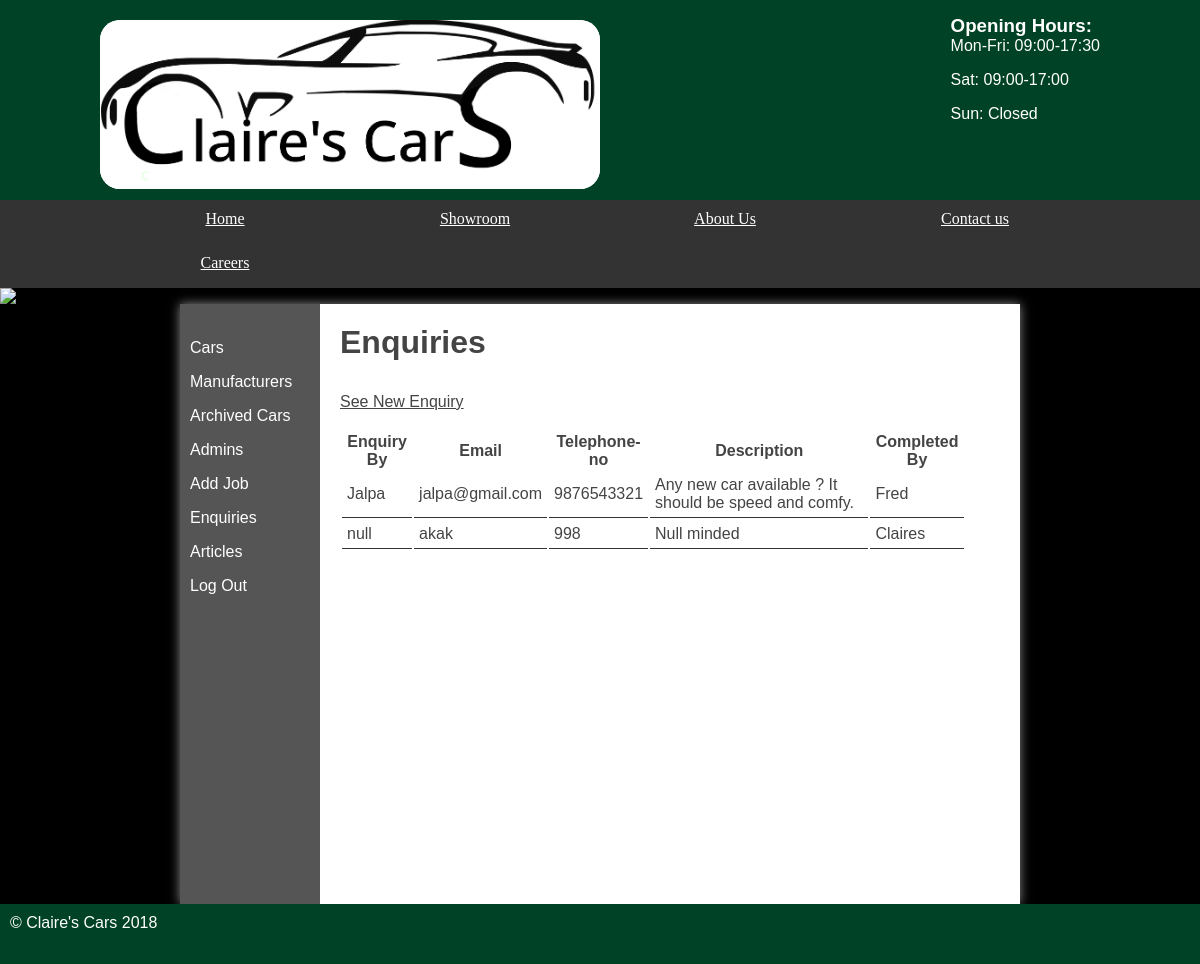
The app's page /?page=previousEnquiries (signed in) with its own data.
### tables this page shows
CREATE TABLE `enquiries` (
  `id` int(11) NOT NULL AUTO_INCREMENT,
  `person_name` varchar(255) NOT NULL,
  `email` varchar(255) NOT NULL,
  `telephone_no` varchar(255) NOT NULL,
  `enquiry_date` date NOT NULL,
  `enquiry` text NOT NULL,
  `completed` char(1) NOT NULL,
  `completed_by` varchar(255) NOT NULL,
  PRIMARY KEY (`id`)
);

### classes/databaseTable.php (called while the page is built, shortened)
<?php
class databaseTable{
    private $table;
    private $pdo;
	public function __construct($table,$primaryKey,$pdo) {
		$this->table = $table;
        $this->pdo = $pdo;
	}
    function find($field, $value){
        $query = $this->pdo->prepare('SELECT * FROM ' .$this->table. ' WHERE ' .$field. ' =:value');
        $key = [
            'value' => $value
        ];
        $query->execute($key);
        return $query->fetchAll();
    }
}

### webControllers/adminController.php (called while the page is built, shortened)
<?php
class adminController{
    private $enquiry_table;
    public function __construct($cars, $manufacturer, $users, $article, $enquiry){
        $this->enquiry_table = $enquiry;
    }
    public function previousEnquiries(){
        $enquiry = $this->enquiry_table->find('completed','Y');
        return [
            'template' => 'admin/enquiries.html.php',
            'title' => 'Claires\'s Cars - Admin Previous Enquiry Page',
            'variables' => [
                'enquiriesData' => $enquiry,
                'previousEnquiryPage' => true
            ]
        ];
    }
}
?>

### templates/admin/enquiries.html.php (the view)
<section class="right">
    <?php
    if (isset($_SESSION['loggedin']) && $_SESSION['loggedin'] == true) {
        ?>
        <h2>Enquiries</h2>
        <?php
        if($previousEnquiryPage){
            echo '<a class="new" href="?page=enquiries">See New Enquiry</a>';
        }else{
            echo '<a class="new" href="?page=previousEnquiries">See previous Enquiry</a>';
        }
        ?>
         <table>
            <thead>
                <tr>
                    <th >Enquiry By</th>
                    <th>Email</th>
                    <th style="width: 10%">Telephone-no</th>
                    <th>Description</th>
                    <?php
                    if($previousEnquiryPage){
                     echo '<th>Completed By</th>';
                    }?>
                    <th style="width: 5%">&nbsp;</th>
                </tr>
                <?php
                foreach ($enquiriesData as $enquiry) {
                ?>
                <tr>
                    <td><?= $enquiry['person_name'] ?> </td>
                    <td><?= $enquiry['email'] ?> </td>
                    <td><?= $enquiry['telephone_no'] ?> </td>
                    <td><?= $enquiry['enquiry'] ?> </td>
                    <?php
                    if($enquiry['completed'] == 'N'){
                    ?>
                        <td>
                        <form method="post">
                            <input type="hidden" name="enquiryId" value="<?= $enquiry['id']?>"/>
                            <input type="submit" name="submit" value="Mark Complete" />
					    </form>
                    </td>
                    <?php
                    }else{
                        echo'<td>'. $enquiry['completed_by'] .'</td>';
                    }
                    ?>
                </tr>
                <?php
                }
                ?>
            </thead>
        </table>
    <?php
    }
    else {
        header("Location:/?page=admin");
    }
    ?>
    </section>

### styles.css (style rules this page uses)
* { margin: 0; padding: 0; }
html { font-family: 'Oxygen-Regular', verdana, sans-serif; }
body { background-color: #000; }
main h2 { font-size:2em; }
p, li, h2 { margin-bottom: 1em; }
section a { color: #444; }
table { width: 100%; margin-top: 20px; }
td { padding: 5px; border-bottom: 1px solid #333; }
.stock .products, .admin .right { display: table-cell; padding: 20px; }
.right { padding: 20px; }

### records on screen
enquiries: person_name "Jalpa", email "jalpa@gmail.com", telephone_no "9876543321", enquiry "Any new car available ? It should be speed and comfy.", completed_by "Fred"
enquiries: person_name "null", email "akak", telephone_no "998", enquiry "Null minded", completed_by "Claires"
